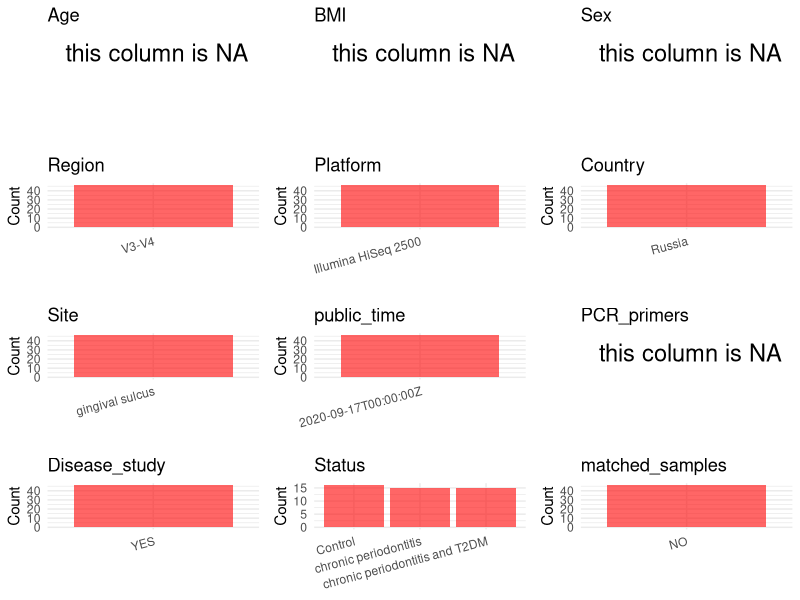

Here is the R script that generated this plot: (Note: this script raises an error after producing the figure.)
## ---- chunk 1
# Load necessary libraries
library(dplyr)
library(ggplot2)
library(cowplot)

# Set working directory (update this path to your local directory)
setwd("D:/oral_project/PRJNA664107")

# Read the initial metadata files
initial_meta<-read.csv("SraRunTable.csv",header = T)

# Combine the two metadata files
#meta <- rbind(initial_meta, initial_meta1)

#Remove entries where Organism is "gut metagenome" (non-oral samples)
#initial_meta <- subset(initial_meta,isolation_source!= "feces")

# Check the number of samples containing "HT" in Sample.Name (e.g., healthy controls)
#nrow(subset(meta, grepl("HT", Sample.Name)))
initial_meta<-subset(initial_meta,Assay.Type=="AMPLICON")
# Display the first few rows of the metadata
head(initial_meta)
## ---- chunk 2
# Create a uniform metadata dataframe
metadata <- data.frame(
  BioProject = initial_meta$BioProject,
  Run = initial_meta$Run,
  sample_name = initial_meta$Sample.Name,
  Age = NA,
  BMI = NA,
  Sex=NA,
  Region = "V3-V4",
  Platform = initial_meta$Instrument,
  Country = initial_meta$geo_loc_name_country,
  Site = initial_meta$isolation_source,
  public_time = initial_meta$ReleaseDate,
  stringsAsFactors = FALSE
)
## ---- chunk 3
# Add information obtained from the publication
metadata$PCR_primers <- NA
metadata$title <- "Drift of the Subgingival Periodontal Microbiome during Chronic Periodontitis in Type 2 Diabetes Mellitus Patients"
#metadata<-subset(uniform_meta,Site!="feces")
metadata$Disease_study <- "YES"
# Assign disease status based on sample_name patterns
metadata<- metadata%>%
  mutate(Status=case_when(grepl("C_",sample_name)~"Control",grepl("SDP_",sample_name)~"chronic periodontitis and T2DM",grepl("P_",sample_name)~"chronic periodontitis"))
#extract subject id by remove prefix of sample_name
#metadata$sample_name <- gsub("S-Saliva-.*|F", "", metadata$sample_name)
#get subjects id with Saliva available
#keep_subjects<-subset(metadata,Site %in% c("Saliva"))
#remove subjects without Saliva samples
#metadata<-subset(metadata,sample_name %in% keep_subjects$sample_name)
#get subjects sampling counts
#sample_counts <- table(metadata$sample_name)
# Create matched_samples column, any subjects have >=2 samples will be label "YES", otherwise "NO"
#metadata$matched_samples <- ifelse(metadata$sample_name %in% names(sample_counts[sample_counts >= 2]), "YES", "NO")
metadata$matched_samples<-"NO"
## ---- chunk 4
# Check the number of unique runs and sample names
print(paste("Number of unique runs:", length(unique(metadata$Run))))
print(paste("Number of unique sample names:", length(unique(metadata$sample_name))))
## ---- chunk 5
# Select columns for visualization
plot_data <- metadata %>%
  select(-BioProject, -Run, -sample_name, -title)

# Function to create simple plots for each column
create_simple_plots <- function(data) {
  plots <- list()
  
  for (col in colnames(data)) {
    # Check if the column is all NA
    if (all(is.na(data[[col]]))) {
      # Create an empty plot with text indicating all NA
      p <- ggplot() +
        annotate("text", x = 0.5, y = 0.5, label = "this column is NA", size = 6) +
        labs(title = col) +
        theme_void()
    } else if (is.numeric(data[[col]])) {
      # Numeric variable: histogram
      p <- ggplot(data, aes(x = .data[[col]])) +
        geom_histogram(fill = "blue", alpha = 0.6, bins = 20, na.rm = TRUE) +
        labs(title = col) +
        theme_minimal()
    } else {
      # Categorical variable: bar plot (remove NA values)
      count_data <- as.data.frame(table(data[[col]], useNA = "ifany"))
      p <- ggplot(count_data, aes(x = reorder(Var1, -Freq), y = Freq)) +
        geom_col(fill = "red", alpha = 0.6) +
        labs(title = col, x = NULL, y = "Count") +
        theme_minimal() +
        theme(axis.text.x = element_text(angle = 15, hjust = 1))
    }
    plots[[col]] <- p
  }
  
  return(plots)
}

# Generate and arrange plots
plots <- create_simple_plots(plot_data)
p<-plot_grid(plots$Age, 
          plots$BMI, 
          plots$Sex, 
          plots$Region, 
          plots$Platform, 
          plots$Country, 
          plots$Site,
          plots$public_time, 
          plots$PCR_primers,
          plots$Disease_study,
          plots$Status,
          plots$matched_samples,# add 
          ncol = 3, align = "hv", axis = "lb")
ggsave("Metadata_Summary.png", plot = p, width = 8, height = 6, dpi = 150)
## ---- chunk 6
knitr::include_graphics("Metadata_Summary.png")
## ---- chunk 7
# Reorder columns to match the desired format
metadata <- metadata[, c(
  "BioProject", "Run", "sample_name", "Age", "BMI", "Sex", 
  "Region", "Platform", "Country", "Site", "public_time", 
  "PCR_primers", "title", "Disease_study", "Status","matched_samples"
)]

# Export the uniform metadata to a CSV file
write.csv(metadata, file = "metadata.csv", quote = FALSE)
head(metadata)
